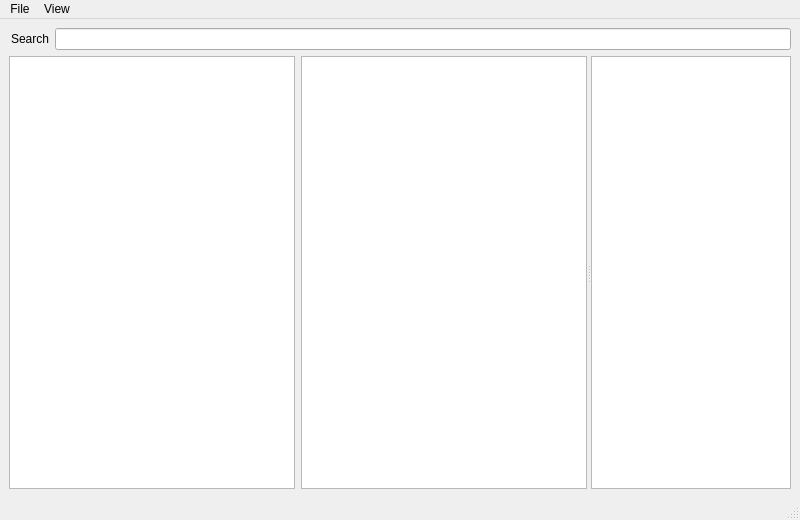
<?xml version="1.0" encoding="UTF-8"?>
<ui version="4.0">
 <class>MainWindow</class>
 <widget class="QMainWindow" name="MainWindow">
  <property name="geometry">
   <rect>
    <x>0</x>
    <y>0</y>
    <width>800</width>
    <height>520</height>
   </rect>
  </property>
  <property name="windowTitle">
   <string>Asi</string>
  </property>
  <widget class="QWidget" name="centralwidget">
   <layout class="QVBoxLayout" name="verticalLayout">
    <item>
     <layout class="QHBoxLayout" name="horizontalLayout">
      <property name="leftMargin">
       <number>2</number>
      </property>
      <item>
       <widget class="QLabel" name="label">
        <property name="text">
         <string>Search</string>
        </property>
       </widget>
      </item>
      <item>
       <widget class="QLineEdit" name="search_line"/>
      </item>
     </layout>
    </item>
    <item>
     <widget class="QSplitter" name="splitter">
      <property name="orientation">
       <enum>Qt::Horizontal</enum>
      </property>
      <widget class="QWidget" name="layoutWidget">
       <layout class="QHBoxLayout" name="horizontalLayout_2">
        <item>
         <widget class="QTableView" name="table_view">
          <property name="contextMenuPolicy">
           <enum>Qt::CustomContextMenu</enum>
          </property>
          <property name="autoFillBackground">
           <bool>true</bool>
          </property>
          <property name="dragDropOverwriteMode">
           <bool>false</bool>
          </property>
          <property name="selectionMode">
           <enum>QAbstractItemView::ExtendedSelection</enum>
          </property>
          <property name="selectionBehavior">
           <enum>QAbstractItemView::SelectRows</enum>
          </property>
          <property name="showGrid">
           <bool>true</bool>
          </property>
          <property name="sortingEnabled">
           <bool>false</bool>
          </property>
          <attribute name="horizontalHeaderDefaultSectionSize">
           <number>1</number>
          </attribute>
          <attribute name="horizontalHeaderHighlightSections">
           <bool>false</bool>
          </attribute>
          <attribute name="horizontalHeaderStretchLastSection">
           <bool>true</bool>
          </attribute>
          <attribute name="verticalHeaderVisible">
           <bool>false</bool>
          </attribute>
          <attribute name="verticalHeaderCascadingSectionResizes">
           <bool>true</bool>
          </attribute>
          <attribute name="verticalHeaderDefaultSectionSize">
           <number>1</number>
          </attribute>
          <attribute name="verticalHeaderHighlightSections">
           <bool>true</bool>
          </attribute>
          <attribute name="verticalHeaderMinimumSectionSize">
           <number>36</number>
          </attribute>
          <attribute name="verticalHeaderStretchLastSection">
           <bool>false</bool>
          </attribute>
         </widget>
        </item>
        <item>
         <widget class="QListWidget" name="list_view">
          <property name="viewMode">
           <enum>QListView::IconMode</enum>
          </property>
         </widget>
        </item>
       </layout>
      </widget>
      <widget class="QTableWidget" name="tags_view">
       <property name="sizePolicy">
        <sizepolicy hsizetype="Maximum" vsizetype="Expanding">
         <horstretch>0</horstretch>
         <verstretch>0</verstretch>
        </sizepolicy>
       </property>
       <property name="minimumSize">
        <size>
         <width>0</width>
         <height>0</height>
        </size>
       </property>
       <property name="maximumSize">
        <size>
         <width>200</width>
         <height>16777215</height>
        </size>
       </property>
       <property name="contextMenuPolicy">
        <enum>Qt::CustomContextMenu</enum>
       </property>
      </widget>
     </widget>
    </item>
   </layout>
  </widget>
  <widget class="QStatusBar" name="statusbar"/>
  <widget class="QMenuBar" name="menubar">
   <property name="geometry">
    <rect>
     <x>0</x>
     <y>0</y>
     <width>800</width>
     <height>21</height>
    </rect>
   </property>
   <widget class="QMenu" name="file_menu">
    <property name="title">
     <string>File</string>
    </property>
    <addaction name="actionrefresh"/>
    <addaction name="separator"/>
    <addaction name="load_action_btn"/>
    <addaction name="save_action_btn"/>
   </widget>
   <widget class="QMenu" name="menuview">
    <property name="title">
     <string>View</string>
    </property>
    <addaction name="action_table"/>
    <addaction name="action_list"/>
   </widget>
   <addaction name="file_menu"/>
   <addaction name="menuview"/>
  </widget>
  <action name="save_action_btn">
   <property name="text">
    <string>Save</string>
   </property>
  </action>
  <action name="load_action_btn">
   <property name="text">
    <string>Load</string>
   </property>
  </action>
  <action name="refresh_action_btn">
   <property name="text">
    <string>Refresh</string>
   </property>
  </action>
  <action name="actionrefresh">
   <property name="text">
    <string>refresh</string>
   </property>
  </action>
  <action name="action_table">
   <property name="checkable">
    <bool>true</bool>
   </property>
   <property name="checked">
    <bool>false</bool>
   </property>
   <property name="text">
    <string>Table</string>
   </property>
  </action>
  <action name="action_list">
   <property name="checkable">
    <bool>true</bool>
   </property>
   <property name="text">
    <string>List</string>
   </property>
  </action>
 </widget>
 <resources/>
 <connections/>
</ui>
